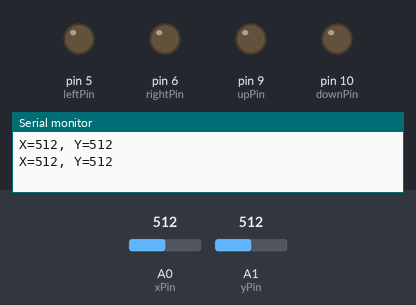
Simulated run of this sketch. Board: Arduino Uno, built with avr-gcc and run on an emulated ATmega328P. Shown: output pins drawn as LEDs (lit = HIGH), the last lines printed to the serial monitor. Inputs (shaded band) come from the test bench; at power-on: A0 (xPin) = 512, A1 (yPin) = 512.

Above: at 1.2 s.
1.3 s: A0 (xPin) set to 676
2.8 s: A0 (xPin) set to 693
At 4.0 s:
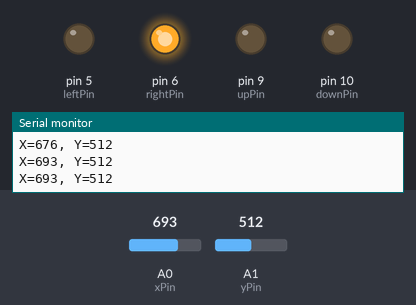
4.3 s: A1 (yPin) set to 664
5.8 s: A1 (yPin) set to 700
At 6.2 s:
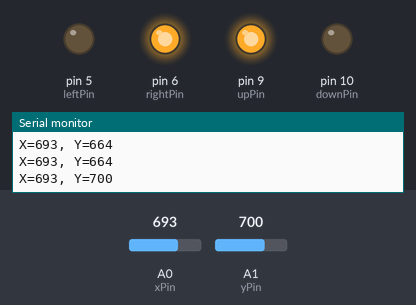
7.3 s: A0 (xPin) set to 511
At 8.5 s:
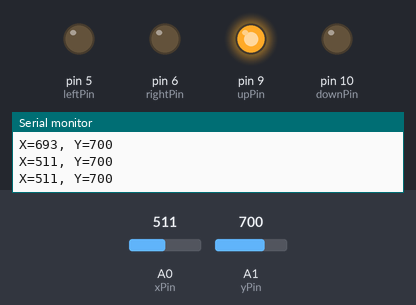
8.8 s: A1 (yPin) set to 306
At 9.7 s:
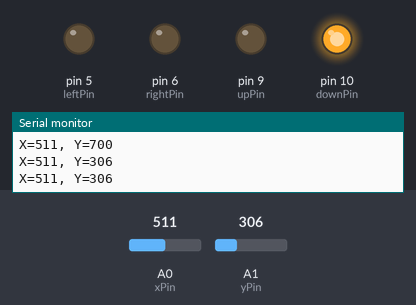
Timing chart, 0 to 11.3 s (numbered marks = the images above; inputs shaded):
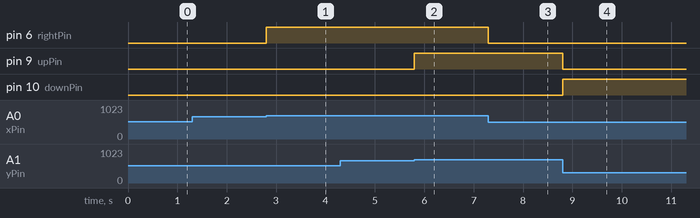

The sketch:

joystick-direction-lights.ino
```cpp
// CircuitByte Learning Lab: Joystick-controlled four-way LED indicator
// UNO 5 V, analog VRx->A0, VRy->A1. LED outputs D5 D6 D9 D10.
// Use one separate 330-ohm series resistor per bare LED.
const byte xPin = A0;
const byte yPin = A1;
const byte leftPin = 5;
const byte rightPin = 6;
const byte upPin = 9;
const byte downPin = 10;

const int middle = 512;
const int deadZone = 170;
unsigned long lastPrint = 0;

void setup() {
  pinMode(leftPin, OUTPUT);
  pinMode(rightPin, OUTPUT);
  pinMode(upPin, OUTPUT);
  pinMode(downPin, OUTPUT);
  Serial.begin(9600);
}

void loop() {
  int x = analogRead(xPin);
  int y = analogRead(yPin);

  digitalWrite(leftPin, x < (middle - deadZone) ? HIGH : LOW);
  digitalWrite(rightPin, x > (middle + deadZone) ? HIGH : LOW);
  digitalWrite(upPin, y > (middle + deadZone) ? HIGH : LOW);
  digitalWrite(downPin, y < (middle - deadZone) ? HIGH : LOW);

  unsigned long now = millis();
  if (now - lastPrint >= 500UL) {
    lastPrint = now;
    Serial.print(F("X="));
    Serial.print(x);
    Serial.print(F(", Y="));
    Serial.println(y);
  }
}
```

Measured:
- the behaviour switches between 682 and 683 on A0 (xPin) (found by bisection; images 0 and 1)
- the behaviour switches between 682 and 683 on A1 (yPin) (found by bisection; images 1 and 2)
- after the input at 2.8 s, pin 6 (rightPin): LOW → HIGH at once
- after the input at 5.8 s, pin 9 (upPin): LOW → HIGH at once
- after the input at 7.3 s, pin 6 (rightPin): HIGH → LOW at once
- after the input at 8.8 s, pin 9 (upPin): HIGH → LOW at once; pin 10 (downPin): LOW → HIGH at once
